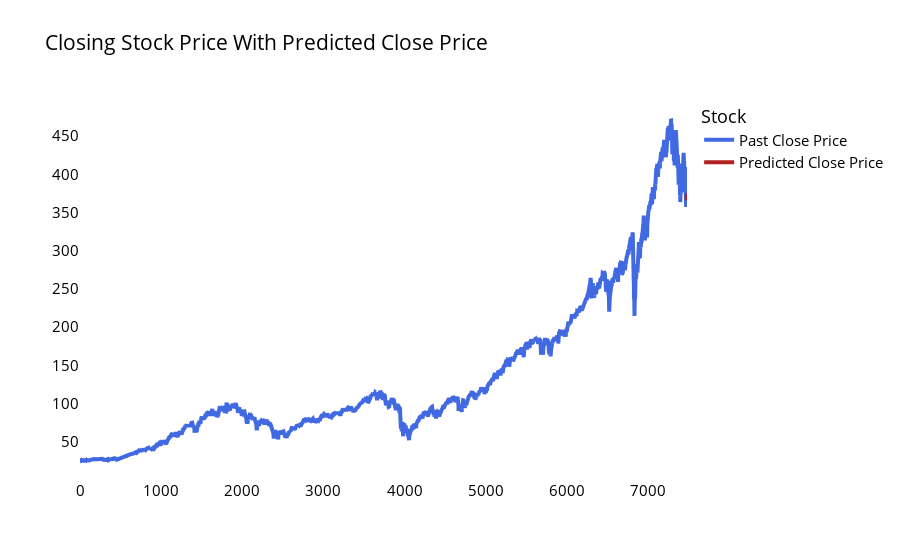

Notebook code cell kept with this figure:
### Code cell
lstmdf=closed.tolist()
lstmdf.extend((np.array(lst_output).reshape(-1,1)).tolist())
lstmdf=scaler.inverse_transform(lstmdf).reshape(1,-1).tolist()[0]

lstmdf_1 = pd.DataFrame({
    'close price':lstmdf
})

lstmdf_2 = lstmdf_1.iloc[len(lstmdf_1)-5:]

names = cycle(['Close Price'])

fig = go.Figure()
fig.add_trace(go.Scatter(x=lstmdf_1.index, y=lstmdf_1['close price'],
                    mode='lines',
                    name='Past Close Price',
                    line=dict(color='royalblue', width=4)))

fig.add_trace(go.Scatter(x=lstmdf_2.index, y=lstmdf_2['close price'],
                    mode='lines',
                    name='Predicted Close Price',
                    line=dict(color='firebrick', width=4)))

fig.update_layout(title_text='Closing Stock Price With Predicted Close Price',
                  plot_bgcolor='white', font_size=15, font_color='black',legend_title_text='Stock')

fig.show()

### Figure 1 — Plotly figure (JSON) as saved in the notebook; plotly's stock layout.template omitted (floating-point values rounded to 4 significant figures; data arrays with more than 128 entries replaced by an {"elided": "..."} marker saying what was removed)
{"data": [{"line": {"color": "royalblue", "width": 4}, "mode": "lines", "name": "Past Close Price", "type": "scatter", "x": {"elided": "7483 int values"}, "y": {"elided": "7483 float values"}}, {"line": {"color": "firebrick", "width": 4}, "mode": "lines", "name": "Predicted Close Price", "type": "scatter", "x": [7478, 7479, 7480, 7481, 7482], "y": [365.9, 368.1, 370.6, 373.0, 375.3]}], "layout": {"font": {"color": "black", "size": 15}, "legend": {"title": {"text": "Stock"}}, "plot_bgcolor": "white", "title": {"text": "Closing Stock Price With Predicted Close Price"}}}
